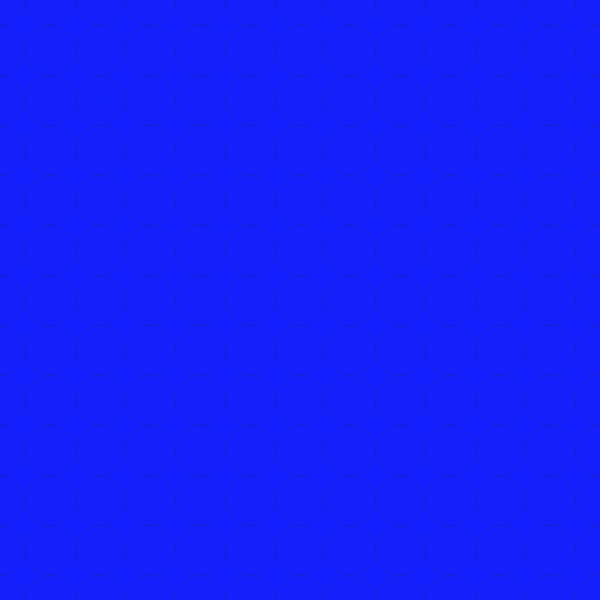
Frame 1 (no input)
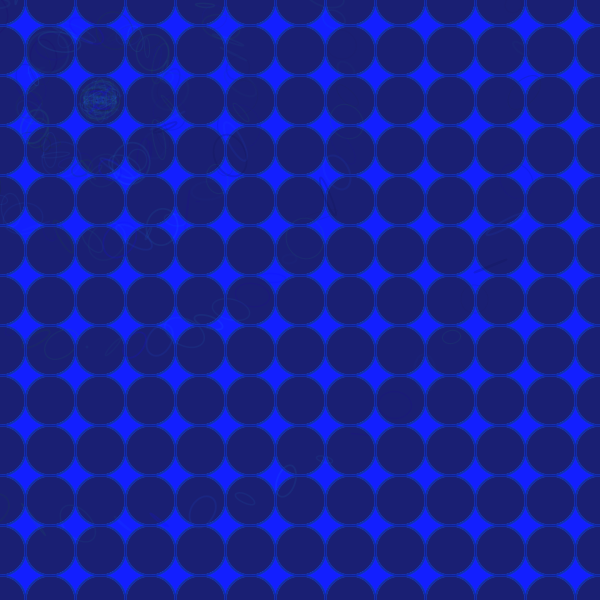
Frame 60 (the mouse pressed at the canvas centre just before this capture)
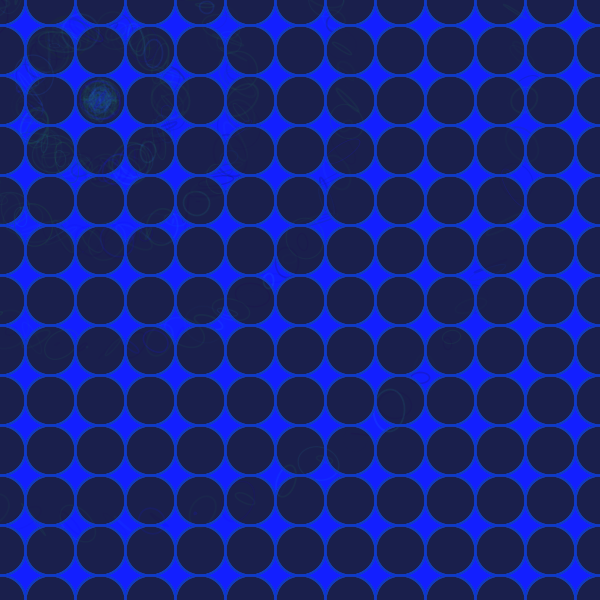
Frame 120 (the mouse held since frame 60 and released just before this capture)

The Processing sketch that drew these frames (run headless with seeded random() and noise(); from frame 60 on, the mouse is pressed at the canvas centre):

// Processing sketch: processing_38132
// ── processing_38132.pde


void setup() {
  //sets up background to be random shades of blue
  background(random(0,30),random(0,120),random(0,600),random(30,50));
  size(600, 600);
  smooth();
  stroke(30,30,30,30);
}
//setting up the initial order of the composition
//provides the information needed to draw the grid of circles
int marginX = 0; 
int marginY=0;
int distance = 600;
int spacing = 50;

//sets up the variables for the transformation
int a = 1000;
int b = 500; 


void draw() {
  //the for loop must be within the void draw in order to work
  //the for loop is drawing the grid of ellipses
   for (int x=marginX; x<=distance; x+=spacing) {
    for (int y=marginY; y<=distance; y+=spacing) {
      fill(30,50,30,5);
      ellipse(x, y, 50, 50);
    }}
 noFill();

 //this creates the pulsing effect of the background
  strokeWeight(random(1,2));
  stroke(random(0,30),random(0,120),random(0,600),random(30,50));
  
  //transforming information to accomodate the rotating ellipses
  pushMatrix();
    translate(spacing+50,spacing+50); 
    rotate(radians(a));        
    translate(0,0);           
    rotate(radians(b + 100));   
  //(epicenter) draws the one set of ellipses that is going crazy in the top left  
    ellipse(random(0,0),random(0,0),random(0,45),random(0,45));         
   //(waves)draws the set of ellipses that rotate around the epicenter
    ellipse(300,300,random(0,45),random(0,45));
    ellipse(175,175,random(0,45),random(0,45));
    ellipse(100,100,random(0,45),random(0,45));
    ellipse(50,50,random(0,45),random(0,45));
  popMatrix();

  b+=300;
  a++;  
  
}
